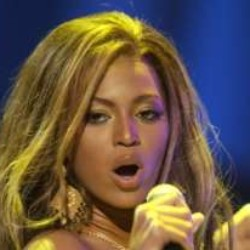
//> input picture face_database/Beyonce_Knowles_0001.jpg, 250 x 250 px, given in place of video.mjpeg, which was not available
$ ./main   (built with g++ and OpenCV 4)
//> lines starting //> are read from the running program, lines starting //| are printed output that depends on the picture; after the words box and inside, x2 and y2 are one past the last pixel; in counts of white or black regions, pixels touching at a corner belong together; pictures that were not available may be replaced by others from this repository, and a replacement may not be noted
### AR/pupil_detector.h
#ifndef PUPIL_DETECTOR
#define PUPIL_DETECTOR

#include <limits>
#include "opencv2/opencv.hpp"

struct Center
{
  cv::Point2d location;
  double radius;
  double confidence;
};

class pupil_detector{
	public:
		int thresholdStep = 2;
		int minThreshold = 50;
		int maxThreshold = 220;
		int minRepeatability = 3;
		int minDistBetweenBlobs = 10;

		bool filterByColor = true;
		int blobColor = 0;

		bool filterByArea = true;
		int minArea = 25;
		int maxArea = 5000;

		bool filterByCircularity = false;
		float minCircularity = 0.8f;
		float maxCircularity = std::numeric_limits<float>::max();

		bool filterByInertia = true;
		//minInertiaRatio = 0.6;
		float minInertiaRatio = 0.1f;
		float maxInertiaRatio = std::numeric_limits<float>::max();

		bool filterByConvexity = true;
		//minConvexity = 0.8;
		float minConvexity = 0.95f;
		float maxConvexity = std::numeric_limits<float>::max();

		void findBlobs(const cv::Mat& image, const cv::Mat& binaryImage, std::vector<Center> &centers) const;

		void detect(const cv::Mat& image, std::vector<cv::KeyPoint>& keypoints) const;
};

#endif

### AR/pupil_detector.cpp
#include "pupil_detector.h"

using namespace cv;

#define DEBUG 0

void pupil_detector::findBlobs(const Mat& image, const Mat& binaryImage, std::vector<Center> &centers) const
{
    centers.clear();

    std::vector < std::vector<Point> > contours;
    findContours(binaryImage, contours, RETR_LIST, CHAIN_APPROX_NONE);

    #ifdef DEBUG_OFF
		Mat keypointsImage;
		cvtColor(binaryImage, keypointsImage, COLOR_GRAY2RGB);

		Mat contoursImage;
		cvtColor(binaryImage, contoursImage, COLOR_GRAY2RGB);
		drawContours( contoursImage, contours, -1, Scalar(0,255,0) );
		imshow("contours", contoursImage );
		//std::cout<<contours.size()<<std::endl;ß
	#endif

    for (size_t contourIdx = 0; contourIdx < contours.size(); contourIdx++)
    {
        Center center;
        center.confidence = 1;
        Moments moms = moments(contours[contourIdx]);
        #ifdef DEBUG
            //std::cout<<"area: "<<moms.m00<<std::endl;
        #endif
        if (filterByArea)
        {
            double area = moms.m00;
            if (area < minArea || area >= maxArea)
                continue;
        }

        if (filterByCircularity)
        {
            double area = moms.m00;
            double perimeter = arcLength(contours[contourIdx], true);
            double ratio = 4 * CV_PI * area / (perimeter * perimeter);
            if (ratio < minCircularity || ratio >= maxCircularity)
                continue;
        }

        if (filterByInertia)
        {
            double denominator = std::sqrt(std::pow(2 * moms.mu11, 2) + std::pow(moms.mu20 - moms.mu02, 2));
            const double eps = 1e-2;
            double ratio;
            if (denominator > eps)
            {
                double cosmin = (moms.mu20 - moms.mu02) / denominator;
                double sinmin = 2 * moms.mu11 / denominator;
                double cosmax = -cosmin;
                double sinmax = -sinmin;

                double imin = 0.5 * (moms.mu20 + moms.mu02) - 0.5 * (moms.mu20 - moms.mu02) * cosmin - moms.mu11 * sinmin;
                double imax = 0.5 * (moms.mu20 + moms.mu02) - 0.5 * (moms.mu20 - moms.mu02) * cosmax - moms.mu11 * sinmax;
                ratio = imin / imax;
            }
            else
            {
                ratio = 1;
            }

            if (ratio < minInertiaRatio || ratio >= maxInertiaRatio)
                continue;

            center.confidence = ratio * ratio;
        }

        if (filterByConvexity)
        {
            std::vector < Point > hull;
            convexHull(contours[contourIdx], hull);
            double area = contourArea(contours[contourIdx]);
            double hullArea = contourArea(hull);
            if (fabs(hullArea) < DBL_EPSILON)
                continue;
            double ratio = area / hullArea;
            if (ratio < minConvexity || ratio >= maxConvexity)
                continue;
        }

        if(moms.m00 == 0.0)
            continue;
        center.location = Point2d(moms.m10 / moms.m00, moms.m01 / moms.m00);

        if (filterByColor)
        {
            if (binaryImage.at<uchar> (cvRound(center.location.y), cvRound(center.location.x)) != blobColor)
                continue;
        }

        //compute blob radius
        {
            std::vector<double> dists;
            for (size_t pointIdx = 0; pointIdx < contours[contourIdx].size(); pointIdx++)
            {
                Point2d pt = contours[contourIdx][pointIdx];
                dists.push_back(norm(center.location - pt));
            }
            std::sort(dists.begin(), dists.end());
            center.radius = (dists[(dists.size() - 1) / 2] + dists[dists.size() / 2]) / 2.;
        }

        centers.push_back(center);
    }
}

void pupil_detector::detect(const Mat& image, std::vector<cv::KeyPoint>& keypoints) const
{
    keypoints.clear();
    CV_Assert(minRepeatability != 0);
    Mat grayscaleImage;
    if (image.channels() == 3 || image.channels() == 4)
        cvtColor(image, grayscaleImage, COLOR_BGR2GRAY);
    else
        grayscaleImage = image;

    if (grayscaleImage.type() != CV_8UC1) {
        std::cout<<"Blob detector only supports 8-bit images!"<<std::endl;
        //CV_Error(Error::StsUnsupportedFormat, "Blob detector only supports 8-bit images!");
    }

    std::vector < std::vector<Center> > centers;


    for (double thresh = minThreshold; thresh <= maxThreshold; thresh += thresholdStep)
    {
        Mat binarizedImage;
        threshold(grayscaleImage, binarizedImage, thresh, 255, THRESH_BINARY);

        #ifdef DEBUG
        if(thresh == minThreshold) imshow("threshold_min", binarizedImage);
        else if(thresh == maxThreshold) imshow("threshold_max", binarizedImage);

        #endif

        std::vector < Center > curCenters;
        findBlobs(grayscaleImage, binarizedImage, curCenters);
        std::vector < std::vector<Center> > newCenters;
        Point2d mid_point(image.cols/2, image.rows/2);
        for (size_t i = 0; i < curCenters.size(); i++)
        {
            bool isNew = true;
            for (size_t j = 0; j < centers.size(); j++)
            {
                double dist = norm(centers[j][ centers[j].size() / 2 ].location - curCenters[i].location);
                isNew = dist >= minDistBetweenBlobs && dist >= centers[j][ centers[j].size() / 2 ].radius && dist >= curCenters[i].radius;
                if (!isNew)
                {
                    centers[j].push_back(curCenters[i]);

                    size_t k = centers[j].size() - 1;
                    while( k > 0 && curCenters[i].radius < centers[j][k-1].radius )
                    {
                        centers[j][k] = centers[j][k-1];
                        k--;
                    }
                    centers[j][k] = curCenters[i];

                    break;
                }
            }
            if (isNew) {
                newCenters.push_back(std::vector<Center> (1, curCenters[i]));
            }
        }
        std::copy(newCenters.begin(), newCenters.end(), std::back_inserter(centers));
    }

    int maxRepeatability = 0;

    for (size_t i = 0; i < centers.size(); i++)
    {

        if (centers[i].size() < minRepeatability){
            #ifdef DEBUG
            //std::cout<<"rejected due to minRepeatability"<<centers[i].size()<<std::endl;
            #endif
            continue;
        }else if(centers[i].size() > maxRepeatability){
            keypoints.clear();
            maxRepeatability = centers[i].size();
        }
        Point2d sumPoint(0, 0);
        double normalizer = 0;
        double max_radius_center;
        for (size_t j = 0; j < centers[i].size(); j++)
        {
            sumPoint += centers[i][j].confidence * centers[i][j].location;
            normalizer += centers[i][j].confidence;
            // [4 lines of commented-out code are left out]
        }
        sumPoint *= (1. / normalizer);
        KeyPoint kpt(sumPoint, (float)(centers[i][centers[i].size()/2].radius) * 2.0f);
        keypoints.push_back(kpt);
        #ifdef DEBUG
            //std::cout<<keypoints.size()<<std::endl;
        #endif
    }
}

### AR/main.cpp
#include <iostream>
#include <opencv2/opencv.hpp>
#include "pupil_detector.h"

#include <sys/socket.h>
#include <netinet/in.h>
#include <arpa/inet.h>


using namespace cv;
using namespace std;

//globals
int low_threshold = 20;
int high_threshold = 60;
int canny_threshold = 0;
int min_area = 300;//300;
int max_area = 3000;//500;

int ref_min_threshold;
int ref_max_threshold;

static void on_low_thresh_trackbar(int, void *)
{
    setTrackbarPos("Low threshold", "threshold", low_threshold);
}

static void on_high_thresh_trackbar(int, void *)
{
    setTrackbarPos("High threshold", "threshold", high_threshold);
}

static void on_min_area_thresh_trackbar(int, void *)
{
    setTrackbarPos("Min Area", "threshold", min_area);
}

static void on_max_area_thresh_trackbar(int, void *)
{
    setTrackbarPos("Max Area", "threshold", max_area);
}


void error(const char *msg)
{
    perror(msg);
    exit(0);
}

void send_point( int new_socket, int x, int y ) {
  int n;

  char buffer[32];
  sprintf( buffer, "%d %d\n", x, y);
  cout<<"sending point "<<x<<" "<<y<<" "<<strlen(buffer)<<endl;
  send(new_socket , buffer , strlen(buffer) , 0 );

}

int findNearestPointCartesianCV(vector<Point_<float>> &input,Point_<float> point){
    double distance = INT_MAX;
    int closest_point_idx = 0;
    int count = 0;
    for(auto &i : input){
        double dist_to_point = cv::norm(i - point);
        closest_point_idx = dist_to_point < distance ? count : closest_point_idx;
        distance = dist_to_point < distance ? dist_to_point : distance;
        count++;
    }
    return closest_point_idx;
}

void find_calibration_points_by_pupil_keypoints (vector<Point_<float>>&pupil_keypoints,vector<Point_<float>>& calibration_points){
  //go over all pupil keypoints and determine a singlur one
  float mean_x = 0;
  float mean_y = 0;
  float sum_x = 0;
  float sum_y = 0;
  for(auto &i : pupil_keypoints){
    sum_x += i.x;
    sum_y += i.y;
  }
  mean_x = sum_x/int(pupil_keypoints.size());
  mean_y = sum_y/int(pupil_keypoints.size());
  calibration_points.push_back(Point_<float>(mean_x, mean_y));
}

int main(int argc, char *argv[])
{
    //variables for network
    int server_fd, new_socket, valread;
    struct sockaddr_in address;
    int opt = 1;
    int addrlen = sizeof(address);
    char buffer[1024] = {0};

    bool calibrating = false;
    vector<Point_<int>> cali_map;
    int curr_display_idx = 0;
    int count_stored_keypoints = 0;
    bool working = false;

    vector<Point_<float>> stored_pupil_keypoints(10);


    for(int i = -2; i<=2;i++){
        for(int j = -2; j<=2;j++){
            cali_map.push_back(Point_<int>(300,500) + Point_<int>(i*80,j*80));
        }
    }

    Point_<float> center;
    vector<Point_<float>> calibration_points;

    bool online = argc > 1;
    if(online){
            if ((server_fd = socket(AF_INET, SOCK_STREAM, 0)) == 0)
        {
            perror("socket failed");
            exit(EXIT_FAILURE);
        }

        // [7 lines of commented-out code are left out]
        address.sin_family = AF_INET;
        address.sin_addr.s_addr = inet_addr("192.168.7.2"); //server ip INADDR_ANY
        address.sin_port = htons( 50001 );

        cout<<"waiting for connection"<<endl;
        // Forcefully attaching socket to the port 8080
        if (::bind(server_fd, (struct sockaddr *)&address,sizeof(address))<0)
        {
            perror("bind failed");
            exit(EXIT_FAILURE);
        }
        if (listen(server_fd, 3) < 0)
        {
            perror("listen");
            exit(EXIT_FAILURE);
        }
        if ((new_socket = accept(server_fd, (struct sockaddr *)&address,
                        (socklen_t*)&addrlen))<0)
        {
            perror("accept");
            exit(EXIT_FAILURE);
        }
        cout<<"continuing"<<endl;
    }


    //CV part

    VideoCapture cap("http://pi.local:5000/stream/video.mjpeg"); // open the streaming camera http://pi.local:5000/stream/video.mjpeg
    if(!cap.isOpened())  // check if we succeeded
        return -1;

    namedWindow("threshold",1);
    namedWindow("keypoints", 1);

    createTrackbar("Low threshold", "threshold", &low_threshold, 255, on_low_thresh_trackbar);
    createTrackbar("High threshold", "threshold", &high_threshold, 255, on_high_thresh_trackbar);
    createTrackbar("Min Area", "threshold", &min_area, 1000, on_min_area_thresh_trackbar);
    createTrackbar("Max Area", "threshold", &max_area, 10000, on_max_area_thresh_trackbar);

    pupil_detector left_pupil;

    // Filter by Area.
    left_pupil.filterByArea = true;

    // Filter by Circularity
    left_pupil.filterByCircularity = true;
    left_pupil.minCircularity = 0.6;

    // Filter by Convexity
    left_pupil.filterByConvexity = false;
    left_pupil.minConvexity = 0.87;

    // Filter by Inertia
    left_pupil.filterByInertia = false;
    left_pupil.minInertiaRatio = 0.01;

    //reflection detector
    pupil_detector reflection;
    // Filter by Area.
    reflection.filterByArea = true;


    // Filter by Circularity
    reflection.filterByCircularity = true;
    reflection.minCircularity = 0.6;

    // Filter by Convexity
    reflection.filterByConvexity = false;
    reflection.minConvexity = 0.87;

    // Filter by Inertia
    reflection.filterByInertia = false;
    reflection.minInertiaRatio = 0.01;

    reflection.filterByColor = true;
    reflection.blobColor = 1;

    for(;;)
    {

        Mat frame;
        cap >> frame; // get a new frame from camera
//> frame is the input picture: 250 rows x 250 cols, CV_8UC3; mean B, G, R 71.3, 87.3, 103.9

	//Rect myROI(125, 50, 200, 350);
	//Mat croppedImage = frame(myROI);
	Mat& croppedImage = frame;

	const int scale = 2;
	Mat small_frame( cvRound(croppedImage.rows/scale), cvRound(croppedImage.cols/scale), CV_8UC1);
	resize(croppedImage, small_frame, small_frame.size());


        cvtColor(small_frame, small_frame, COLOR_BGR2GRAY);
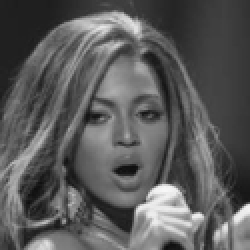
//> small_frame: 125 rows x 125 cols, CV_8UC1 (shown 2 times larger); min 13, max 247, mean 90.6

	GaussianBlur(small_frame, small_frame, Size(5,5), 1.5, 1.5);
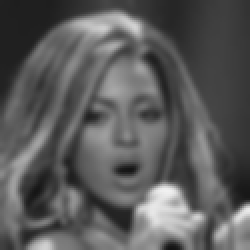
//> small_frame: 125 rows x 125 cols, CV_8UC1 (shown 2 times larger); min 19, max 241, mean 90.6

	left_pupil.minThreshold = low_threshold;
	left_pupil.maxThreshold = high_threshold;
	left_pupil.minArea = min_area;
	left_pupil.maxArea = max_area;

	std::vector<KeyPoint> pupil_keypoints;
	std::vector<KeyPoint> ref_keypoints;
	left_pupil.detect( small_frame, pupil_keypoints);
//> the loop in detect, `for (double thresh = minThreshold; thresh <= maxThreshold; thresh += t..` made 21 passes
//> pass 1, in detect, `threshold(grayscaleImage, binarizedImage, thresh, 255, THRESH_BINARY);`:
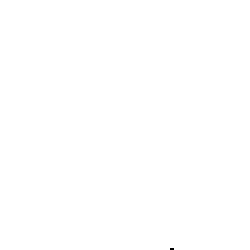
//> binarizedImage: 125 rows x 125 cols, CV_8UC1 (shown 2 times larger); 100% white; black in thin lines or dots, all inside (x1, y1, x2, y2) = (85, 124, 87, 125)
//> pass 3, in detect, `threshold(grayscaleImage, binarizedImage, thresh, 255, THRESH_BINARY);`:
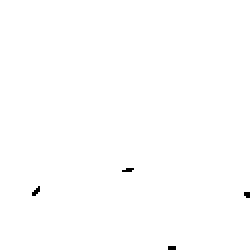
//> binarizedImage: 125 rows x 125 cols, CV_8UC1 (shown 2 times larger); 99.8% white; black in thin lines or dots, all inside (x1, y1, x2, y2) = (16, 84, 125, 125)
//> after the loop in detect, `for (size_t i = 0; i < centers.size(); i++)`: keypoints = 0 keypoints; maxRepeatability = 0
//> pupil_keypoints = 0 keypoints

	//detect reflection
	Mat binarizedImage;
	threshold(small_frame, binarizedImage, canny_threshold, 255, THRESH_BINARY);
//> binarizedImage: 125 rows x 125 cols, CV_8UC1; every value is 255
	// imshow("reflection", binarizedImage);

	// Draw detected blobs as red circles.
	// DrawMatchesFlags::DRAW_RICH_KEYPOINTS flag ensures the size of the circle corresponds to the size of blob
	Mat im_with_keypoints;
	drawKeypoints( small_frame, pupil_keypoints, im_with_keypoints, Scalar(0,255,0), DrawMatchesFlags::DRAW_RICH_KEYPOINTS );
	// [15 lines of commented-out code are left out]
    if(pupil_keypoints.empty()){
        imshow("keypoints", small_frame );
    }else{
	    imshow("keypoints", im_with_keypoints );
    }
	char key = waitKey(30);
//> the 'q' key is pressed
	if(!pupil_keypoints.empty() ){
	    KeyPoint & kpt = pupil_keypoints.front();


	    cout<<"x:"<<kpt.pt.x<<"y:"<<kpt.pt.y<<"num"<<pupil_keypoints.size()<<endl;


        if (calibrating) {
          if (count_stored_keypoints == 10){
            calibrating = false;
            find_calibration_points_by_pupil_keypoints(stored_pupil_keypoints, calibration_points);
            count_stored_keypoints = 0;
            curr_display_idx++;

          }else{
            stored_pupil_keypoints[count_stored_keypoints] = kpt.pt;
            cout<<"calibrating point "<<curr_display_idx<<"count "<<count_stored_keypoints<<endl;
            count_stored_keypoints++;
          }

        }
        if( key == 'c') {
          calibrating = true;
          count_stored_keypoints = 0;
        }
        else if( key == 'w') {
          working = true;
        }


        if (working) {
            int idx  = findNearestPointCartesianCV(calibration_points,kpt.pt);
            curr_display_idx = idx;
        }

        if(online){


            if(curr_display_idx < cali_map.size()) send_point(new_socket, kpt.pt.x,kpt.pt.y );
            // // send_point(new_socket,kpt.pt.x, kpt.pt.y);
        }


	}
    if( key == 'q'){
            cout<<"you pressed Q"<<endl;
            break;
        }

    }
    // the camera will be deinitialized automatically in VideoCapture destructor
    cout<<"exiting"<<endl;
    return 0;
}


// cv::VideoCapture cap("http://pi.local:5000/stream/video.mjpeg");
// sudo service uv4l_raspicam restart
// /etc/uv4l/uv4l-raspicam
// sudo killall -HUP mDNSResponder && echo macOS DNS Cache Reset
// sudo shutdown -h now
// uv4l --driver raspicam --auto-video_nr --width 1280 --height 720 --encoding mjpeg --server-option '--port=5000' --server-option '--bind-host-address=pi.local'
// dd if=/dev/video2 of=snapshot.jpeg bs=11M count=1
// sudo apt-get --purge remove uv4l-raspicam-extras

$ run again, on face_database/Bill_Clinton_0006.jpg
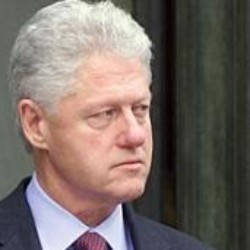
//> input picture face_database/Bill_Clinton_0006.jpg, 250 x 250 px, given in place of video.mjpeg, which was not available
//> frame is the input picture: 250 rows x 250 cols, CV_8UC3; mean B, G, R 102.3, 107.5, 120.2
//> the loop in detect, `for (double thresh = minThreshold; thresh <= maxThreshold; thresh += t..` made 21 passes
//> pass 1, in detect, `threshold(grayscaleImage, binarizedImage, thresh, 255, THRESH_BINARY);`:
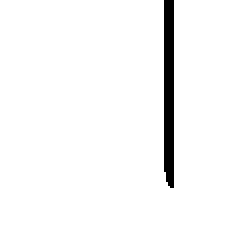
//> binarizedImage: 125 rows x 125 cols, CV_8UC1 (shown 2 times larger); 97.1% white; 1 black region, box (x1, y1, x2, y2) and area: (82, 0, 87, 94) 458
//> pass 3, in detect, `threshold(grayscaleImage, binarizedImage, thresh, 255, THRESH_BINARY);`:
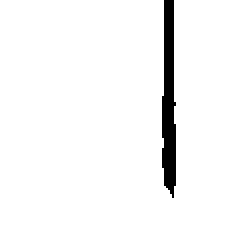
//> binarizedImage: 125 rows x 125 cols, CV_8UC1 (shown 2 times larger); 96.5% white; 1 black region, box (x1, y1, x2, y2) and area: (81, 0, 88, 99) 542
//> after the loop in detect, `for (size_t i = 0; i < centers.size(); i++)`: keypoints = 0 keypoints; maxRepeatability = 0
//> pupil_keypoints = 0 keypoints

$ run again, on face_database/Bill_Gates_0011.jpg
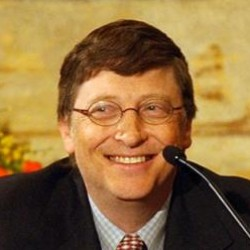
//> input picture face_database/Bill_Gates_0011.jpg, 250 x 250 px, given in place of video.mjpeg, which was not available
//> frame is the input picture: 250 rows x 250 cols, CV_8UC3; mean B, G, R 63.1, 110, 143.4
//> the loop in detect, `for (double thresh = minThreshold; thresh <= maxThreshold; thresh += t..` made 21 passes
//> pass 1, in detect, `threshold(grayscaleImage, binarizedImage, thresh, 255, THRESH_BINARY);`:
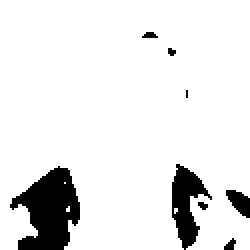
//> binarizedImage: 125 rows x 125 cols, CV_8UC1 (shown 2 times larger); 90.4% white; 8 black regions (4 under 20 px), largest, box (x1, y1, x2, y2) and area: (5, 83, 40, 125) 907, (86, 82, 106, 125) 426, (113, 95, 125, 109) 103, (112, 119, 118, 125) 22
//> pass 3, in detect, `threshold(grayscaleImage, binarizedImage, thresh, 255, THRESH_BINARY);`:
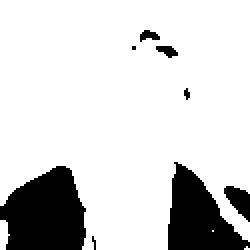
//> binarizedImage: 125 rows x 125 cols, CV_8UC1 (shown 2 times larger); 83.1% white; 8 black regions (3 under 20 px), largest, box (x1, y1, x2, y2) and area: (0, 83, 43, 125) 1377, (84, 81, 125, 125) 1024, (112, 93, 125, 111) 136, (78, 23, 89, 29) 41, (70, 15, 80, 21) 37
//> after the loop in detect, `for (size_t i = 0; i < centers.size(); i++)`: keypoints = 1 keypoint; (x, y, size): (75, 24, 22.6); maxRepeatability = 5
//> pupil_keypoints = 1 keypoint; (x, y, size): (75, 24, 22.6)
//> kpt = keypoint at (74.7, 24.2), size 22.6
//| x:74.7256y:24.2208num1
